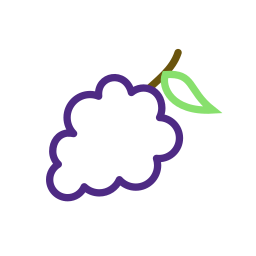
#> input picture assets/homepage-2026/grape-hover.png, 256 x 256 px
$ python -i photo_studio.py   (imports and definitions only)
#> lines starting #> are read from the running program, lines starting #| are printed output that depends on the picture
### tools/portfolio-studio/studio_preferences.py
"""Portfolio Studio preferences stored outside the public GitHub repository."""
import json
import os
import sys
from pathlib import Path

DEFAULTS = {"maxSide": 1080, "openAfterPublish": True, "appearance": "system"}
MAX_MIN, MAX_MAX = 300, 6000


def preferences_path():
    """Per-user preferences file; the private original-file registry sits beside it."""
    if sys.platform=="darwin":return Path.home()/"Library"/"Application Support"/"PortfolioStudio"/"preferences.json"
    home = os.environ.get("APPDATA")
    if home:
        return Path(home) / "PortfolioStudio" / "preferences.json"
    return Path.home() / ".config" / "PortfolioStudio" / "preferences.json"


# [48 lines left out: functions saved_settings, saved_size, load_preferences, save_preferences, not called in this run]

### tools/portfolio-studio/photo_studio.py
"""Portfolio Studio entry point and the New Photos Processor window.

Running this file opens the main window (edit_tags.Editor). With --processor it
opens the New Photos Processor instead, which covers the first three workflow
steps: import private originals, edit and prepare them, then publish
web-ready JPEGs, thumbnails and catalog entries into the local repository.
"Publish" here only writes local files; the owner makes them public later by
committing and pushing with GitHub Desktop.
"""
import json
import math
import re
import subprocess
import sys
import os
import tempfile
from pathlib import Path
import tkinter as tk
from tkinter import filedialog, messagebox, simpledialog, ttk

from PIL import Image, ImageOps
from catalog_tools import read_json, validate_catalog, generated_js
from processor import conservative_level, publish_image, straighten_and_crop, rotation_crop_size
from photo_viewport import PhotoViewport, normalize_crop
from studio_preferences import load_preferences, save_preferences
from studio_theme import apply_appearance, install_dialog_placement, center_window
from studio_notifications import notify, preferences
from responsive_toolbar import ResponsiveToolbar, choices
from window_state import remember_window
from export_preview import show_export_preview
from platform_support import open_path
from modern_scale import create_scale,ModernScale
from studio_about import show_about
from gallery_thumbnails import thumbnail_name,source_record,save_registry,VERSION,photo_framing

ROOT = Path(__file__).resolve().parents[2]
PHOTO_DIR = ROOT / "photography" / "published"
CATALOG = ROOT / "data" / "media-catalog.json"
RUNTIME = ROOT / "js" / "photography-catalog.js"
def choose_outline_grape():
    """Prefer existing transparent-outline artwork, not a filled-color logo."""
    candidates = [
        ROOT / "assets" / "homepage-2026" / "grape-hover.png",
        ROOT / "assets" / "homepage-2026" / "grape-default.png",
    ]
    # Never silently use filled fallback: inspect candidate transparency and
    # favor the artwork with the least opaque interior by alpha coverage.
    ranked=[]
    for f in candidates:
        if not f.is_file():
            continue
        try:
            with Image.open(f) as im:
#> im is the input picture: PIL image 256x256 RGBA; mean R, G, B, A 43.3, 42.7, 45.3, 53.8
                a=im.convert("RGBA").getchannel("A")
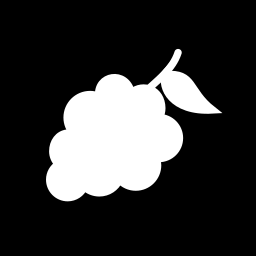
#> a: PIL image 256x256 L; min 0, max 255, mean 53.8
                bbox=a.getbbox()
#> bbox = (46, 48, 223, 202)
                if bbox:
                    a=a.crop(bbox).resize((64,64))
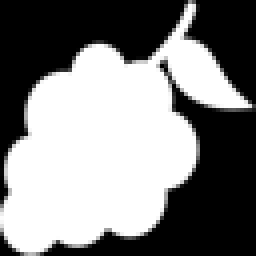
#> a: PIL image 64x64 L (shown 4 times larger); min 0, max 255, mean 129.4
                    coverage=sum(a.histogram()[97:])/4096
#> coverage = 0.513
                    ranked.append((coverage,f))
        except OSError:
            pass
#> pass 2 of the loop in choose_outline_grape, `for f in candidates:`:
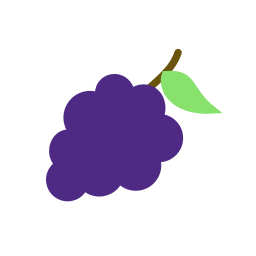
#> input picture assets/homepage-2026/grape-default.png, 256 x 256 px
#> in choose_outline_grape, im is the input picture: PIL image 256x256 RGBA; mean R, G, B, A 18.4, 13.5, 27.6, 53.8
#> in choose_outline_grape, `a=im.convert("RGBA").getchannel("A")`:
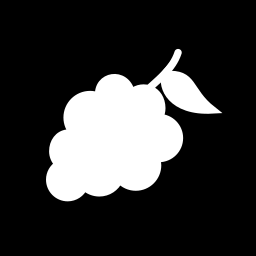
#> a: PIL image 256x256 L; min 0, max 255, mean 53.8
#> pass 2 of the loop in choose_outline_grape, `for f in candidates:`:
    # An outline should have substantially fewer filled pixels.
    if ranked:
        ranked.sort(key=lambda x:x[0])
        return ranked[0][1] if ranked[0][0] < .70 else None
    return None

LOGO = choose_outline_grape()
SIZE_PRESETS = ("480", "720", "960", "1080", "1440", "1920")


# Generic vocabulary deliberately excludes personal and geographic proper nouns.
GENERIC_SUBJECTS = (
    ("cat", ("cat", "cats")), ("dog", ("dog", "dogs")), ("bird", ("bird", "birds", "duck", "ducks")),
    ("boat", ("boat", "boats", "gondola")), ("food", ("food", "meal")),
    ("sunrise", ("sunrise",)), ("windmills", ("windmill", "windmills", "turbine", "turbines")),
    ("waterfall", ("waterfall", "waterfalls")), ("temple", ("temple", "temples", "torii")),
    ("courtyard", ("courtyard", "courtyards")), ("cityscape", ("city", "cityscape", "skyline")),
    ("street", ("street", "streets")), ("train", ("train", "trains", "locomotive")),
    ("railway", ("railway", "railroad")), ("bridge", ("bridge", "bridges", "aqueduct")),
    ("castle", ("castle", "fortress")), ("mountains", ("mountain", "mountains")),
    ("beach", ("beach", "beaches")), ("coast", ("coast", "coastline", "seascape")),
    ("forest", ("forest", "woods")), ("trees", ("tree", "trees")),
    ("flowers", ("flower", "flowers")), ("sunset", ("sunset", "dusk")),
    ("sky", ("sky", "cloud", "clouds")), ("building", ("building", "buildings", "tower")),
    ("landscape", ("landscape",)), ("portrait", ("portrait",)),
    ("water", ("water", "river", "lake", "sea", "ocean")), ("rocks", ("rock", "rocks", "pebbles")),
)


def generic_description(filename="", known_description=""):
    words=set(re.findall(r"[a-z]+", (known_description+" "+Path(filename).stem).casefold()))
    return next((label.capitalize() for label,terms in GENERIC_SUBJECTS if words.intersection(terms)), "Photograph")


# [37 lines left out: functions local_caption, new_settings, open_exported_photos, selected_originals, not called in this run]


class Studio(tk.Tk):
    """New Photos Processor: prepares private originals and publishes local web copies.

    Edits live only in self.settings (keyed by original path) until Publish;
    original files are never modified.
    """
    # [57 lines left out: function __init__, not called in this run]

    def description_changed(self, *_):
        if not self.suspend and self.current is not None and self.alt_var.get().strip():
            self.review_var.set(True)

    # [181 lines left out: functions set_suggested_description, setup_ui, not called in this run]

    def remember_filename_suffix(self, *_):
        if self.filename_suffix.get() != "Custom…":
            self._previous_filename_suffix = self.filename_suffix.get()

    # [14 lines left out: function choose_filename_suffix, not called in this run]

    def ratio_menu(self, menu):
        choices(menu, self.ratio_var, ("Free","Original","1:1","3:2","2:3","4:3","3:4","5:4","4:5","16:9","9:16"))
        menu.add_command(label="Custom…", command=self.prompt_custom_ratio)

    # [11 lines left out: function prompt_custom_ratio, not called in this run]

    def crop_menu(self, menu):
        menu.add_radiobutton(label="Gallery framing", variable=self.crop_action, value="gallery")
        menu.add_radiobutton(label="Crop exported JPEG", variable=self.crop_action, value="export")

    def preview_menu(self, menu):
        menu.add_command(label="Full photo", command=self.full_crop)

    # [37 lines left out: functions size_menu, rotation_menu, prompt_number, set_appearance, save_open_after_publish, not called in this run]

    def show_action_menu(self):
        self.action_menu.tk_popup(self.more_actions_button.winfo_rootx(),
            self.more_actions_button.winfo_rooty()+self.more_actions_button.winfo_height())

    # [197 lines left out: functions populate_action_menu, _update_photo_control_availability, refresh_action_states, workspace_changed, close_studio, schedule_toolbar_overflow and 3 more, not called in this run]

    def edit_tags(self):
        script = Path(__file__).with_name("edit_tags.py")
        subprocess.Popen([sys.executable, str(script)], cwd=str(script.parent))

    # [158 lines left out: functions set_zoom, set_default_size, choose, choose_current, save_current, load_current and 3 more, not called in this run]

    def commit_rotation_edit(self,_event=None):
        self._rotation_edit_start=None

    # [27 lines left out: functions apply_rotation, automatic_description, not called in this run]

    def crop_destination_changed(self,*_):
        if self.current is not None and not self.suspend:
            self.crop_changed(self.crop_rect)

    # [474 lines left out: functions crop_changed, apply_custom_ratio, change_crop_ratio, update_dimensions, photo_dimensions, update_crop_label and 13 more, not called in this run]


# [19 lines not run here, left out]

>>> result = choose_outline_grape()
